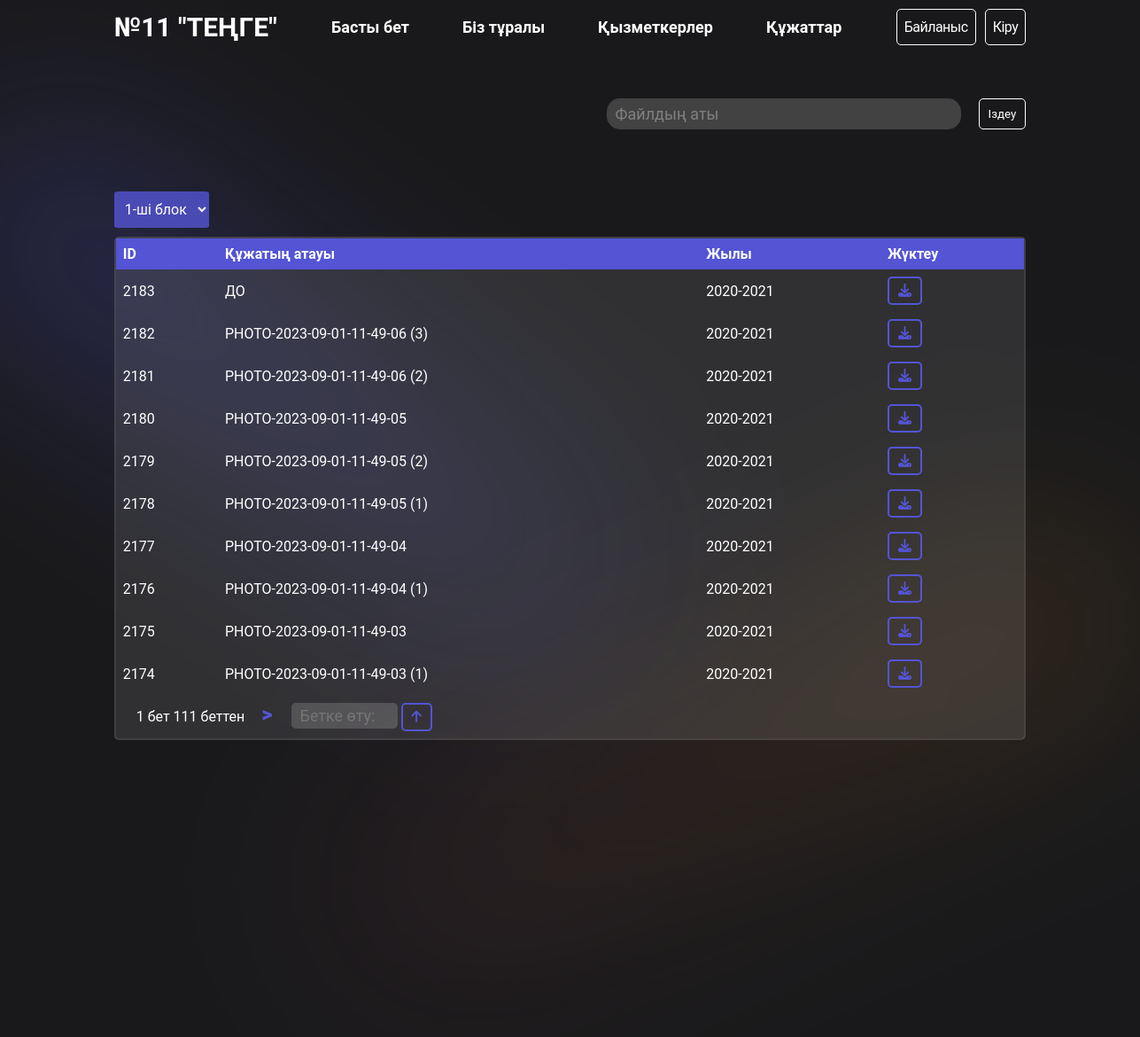
Screenshot of /all_files/ with the database file from the repository.
### app/models.py (models this page shows, shortened)
class File(models.Model):
    year_choices = [('2020-2021', '2020-2021'),
                    ('2021-2022', '2021-2022'),
                    ('2022-2023', '2022-2023'),
                    ('2023-2024', '2023-2024')]
    tag_choices = [
        ('common', 'Анықталмаған'),
        ('','Жалпы'),
        ('schedule', 'Кесте'),
        ('course', 'Курс'),
        ('methodist_cyclogram', 'Әдіскер циклограмасы'),
        ('mad', 'МАД'),
        ('methodist_monitoring', 'Әдіскер мониторинг'),
        ('personal_development_map', 'Жеке даму картасы'),
        ('monitoring', 'Мониторинг'),
        ('group_cyclogram', 'Топтың циклограммасы'),
        ('year_plan', 'Жалдық жоспар'),
        ('gpp', 'Топтардың перспективалық жоспарлары'),
        ('about', 'Біз туралы'),
        ('2020-2021 ж', '2020-2021 ж'),
        ('2020-2021 ж жеке даму картасы', '2020-2021 ж жеке даму картасы'),
        ('2020-2021 ж Индикаторлар', '2020-2021 ж Индикаторлар'),
        ('№1 Балбөбек тобы', '№1 Балбөбек тобы'),
        ('№2 Еркелер тобы', '№2 Еркелер тобы'),
        ('№3 Ботақан тобы', '№3 Ботақан тобы'),
        ('№4 Құлыншақ тобы', '№4 Құлыншақ тобы'),
        ('2022-2023 ж жеке даму картасы', '2022-2023 ж жеке даму картасы'),
        ('№3 Ботақан 2021-2022жыл переспективалық жоспар',
         '№3 Ботақан 2021-2022жыл переспективалық жоспар'),
        ('МАД топ мониторинг', 'МАД топ мониторинг'),
        ('Тәрбиеленушілердің топқа бөліну саны',
         'Тәрбиеленушілердің топқа бөліну саны'),
        ('№10 Балдаурен  2022-2023 ж циклограммалары',
         '№10 Балдаурен  2022-2023 ж циклограммалары'),
        ('№ 6 Бүлдіршін тобы 2022-2023 ж Циклограмма',
         '№ 6 Бүлдіршін тобы 2022-2023 ж Циклограмма'),
        ('9 Жасұлан тобы', '9 Жасұлан тобы'),
        ('№5 Балапан 2020-2021 ж циклограммалары',
         '№5 Балапан 2020-2021 ж циклограммалары'),
        ('№5 Балапан тобы', '№5 Балапан тобы'),
        ('2022-2023 ж пән жетекшісінің циклограммалары',
         '2022-2023 ж пән жетекшісінің циклограммалары'),
        ('Бөбекжайдың 2020-21ж, 2021-22ж, 2022-23ж  жылдық жоспарлары',
         'Бөбекжайдың 2020-21ж, 2021-22ж, 2022-23ж  жылдық жоспарлары'),
        ('2021-2022 ж Пән жетекшілер перспективалық жоспар',
         '2021-2022 ж Пән жетекшілер перспективалық жоспар'),
        ('№2 Еркелер тобы 2020-2021ж циклограммалары',
         '№2 Еркелер тобы 2020-2021ж циклограммалары'),
        ('Балалар контингенті 2021-2022ж', 'Балалар контингенті 2021-2022ж'),
        ('№9 Жасұлан 2022-2023 ж циклограмма',
         '№9 Жасұлан 2022-2023 ж циклограмма'),
        ('Әдіскер мониторинг 2022-23ж', 'Әдіскер мониторинг 2022-23ж'),
        ('№4 Құлыншақ тобы', '№4 Құлыншақ тобы'),
        ('№1 Балбөбек тобы 2022-2023 ж циклограммалары',
         '№1 Балбөбек тобы 2022-2023 ж циклограммалары'),
        ('2020-2021 ж жеке даму картасы', '2020-2021 ж жеке даму картасы'),
        ('№2 Еркелер 2021-2022 циклограмма', '№2 Еркелер 2021-2022 циклограмма'),
        ('Ән тех карта кіші,ортаңғы топ 2021-2022ж',
         'Ән тех карта кіші,ортаңғы топ 2021-2022ж'),
        ('№3 Ботақан топ циклограмма 2020-2021ж',
         '№3 Ботақан топ циклограмма 2020-2021ж'),
        ('Әдіскер мониторинг', 'Әдіскер мониторинг'),
        ('диплом', 'диплом'),
        ('Әдіскер циклограмма 2022-2023ж', 'Әдіскер циклограмма 2022-2023ж'),
        ('№ 5 Балапан тобы 2022-2023 ж циклограмма',
         '№ 5 Балапан тобы 2022-2023 ж циклограмма'),
        ('2022-2023 ж Индикаторлар', '2022-2023 ж Индикаторлар'),
        ('№7 Жұлдыздар тобы', '№7 Жұлдыздар тобы'),
        ('Балалар контингенті 2022-2023ж', 'Балалар контингенті 2022-2023ж'),
        ('Айлық жоспар 2020-2021ж', 'Айлық жоспар 2020-2021ж'),
        ('5 Балапан тобы', '5 Балапан тобы'),
        ('№6 Бүлдіршін тобы', '№6 Бүлдіршін тобы'),
        ('№12 Гүлдер тобы 2022-2023 ж циклограммалары',
         '№12 Гүлдер тобы 2022-2023 ж циклограммалары'),
        ('Балабақша күн тәртібі', 'Балабақша күн тәртібі'),
        ('№6 Бүлдіршін 2020-2021 ж циклограммалары',
         '№6 Бүлдіршін 2020-2021 ж циклограммалары'),
        ('№ 10 Балдаурен тобы 2021-2022 циклограмма',
         '№ 10 Балдаурен тобы 2021-2022 циклограмма'),
        ('2020-2021 ж циклограммалары', '2020-2021 ж циклограммалары'),
        ('дене шынықтыру 2021-2022 ж тех карта',
         'дене шынықтыру 2021-2022 ж тех карта'),
        ('№1 Балбөбек тобы циклограмма 2021-2022',
         '№1 Балбөбек тобы циклограмма 2021-2022'),
        ('№11  Қызғалдақ 2021-2022 ж циклограмма',
         '№11  Қызғалдақ 2021-2022 ж циклограмма'),
        ('Сабақ кесте 2020-2021ж', 'Сабақ кесте 2020-2021ж'),
        ('10 Балдаурен', '10 Балдаурен'),
        ('№9 Жасұлан тобы', '№9 Жасұлан тобы'),
        ('3 Ботақан тобы', '3 Ботақан тобы'),
        ('Айлық жоспар 2021-2022ж', 'Айлық жоспар 2021-2022ж'),
        ('№9 Жасұлан 2021-2022 ж циклограмма',
         '№9 Жасұлан 2021-2022 ж циклограмма'),
        ('№4 Құлыншақ тобы циклограмма', '№4 Құлыншақ тобы циклограмма'),
        ('2022-2023 оқу жылының циклограммалары',
         '2022-2023 оқу жылының циклограммалары'),
        ('№ 4 Құлыншақ 2022-2023 ж циклограммалары',
         '№ 4 Құлыншақ 2022-2023 ж циклограммалары'),
        ('2022-2023 о,ж  би маманының циклограммалары',
         '2022-2023 о,ж  би маманының циклограммалары'),
        ('Педагогтер туралы мәлімет', 'Педагогтер туралы мәлімет'),
        ('№2 Еркелер  циклограмма  2020-21 ж',
         '№2 Еркелер  циклограмма  2020-21 ж'),
        ('2020-2021 ж перспективалық жоспар', '2020-2021 ж перспективалық жоспар'),
        ('Педагогтердің марапаттары', 'Педагогтердің марапаттары'),
        ('1 Балбөбек тобы', '1 Балбөбек тобы'),
        ('11 Қызғалдақ тобы', '11 Қызғалдақ тобы'),
        ('2021-2022ж Жеке даму картасы', '2021-2022ж Жеке даму картасы'),
        ('2022-2023 ж Ән саз маманы циклограммалары',
         '2022-2023 ж Ән саз маманы циклограммалары'),
        ('№3 Ботақан тобы 2020-2021 ж циклограммалары',
         '№3 Ботақан тобы 2020-2021 ж циклограммалары'),
        ('№3 Ботақан  2021-2022 ж Циклограмма',
         '№3 Ботақан  2021-2022 ж Циклограмма'),
        ('2021-2022 ж перспективалық жоспар', '2021-2022 ж перспективалық жоспар'),
        ('Сабақ кесте 2022-2023ж', 'Сабақ кесте 2022-2023ж'),
        ('№1 Балбөбек циклограмма 2020-21ж', '№1 Балбөбек циклограмма 2020-21ж'),
        ('№10 Балдаурен тобы', '№10 Балдаурен тобы'),
        ('12 Гүлдер', '12 Гүлдер'),
        ('Дене шынықтыру ортаңғы топ 2021-22ж',
         'Дене шынықтыру ортаңғы топ 2021-22ж'),
        ('Дене шынықтыру 2022-2023ж  циклограммалары',
         'Дене шынықтыру 2022-2023ж  циклограммалары'),
        ('№8 Аққу тобы', '№8 Аққу тобы'),
        ('№2 Еркелер тобы', '№2 Еркелер тобы'),
        ('№11 Қызғалдақ тобы циклограммалары',
         '№11 Қызғалдақ тобы циклограммалары'),
        ('2022-2023 ж перспективалық жоспары',
         '2022-2023 ж перспективалық жоспары'),
        ('Жалпы1,2 блок қорытынды мониторинг',
         'Жалпы1,2 блок қорытынды мониторинг'),
        ('№12 Гүлдер тобы', '№12 Гүлдер тобы'),
        ('Ән тех карта ересек МАД топтар 2021-2022ж',
         'Ән тех карта ересек МАД топтар 2021-2022ж'),
        ('2020-2021 ж', '2020-2021 ж'),
        ('№9 Жасұлан 2020-2021 ж циклограмма',
         '№9 Жасұлан 2020-2021 ж циклограмма'),
        ('№8 Аққу 2020-2021 ж циклограмма', '№8 Аққу 2020-2021 ж циклограмма'),
        ('Педагогтардың санаттары', 'Педагогтардың санаттары'),
        ('Әдіскер циклограмма 2021-2022ж', 'Әдіскер циклограмма 2021-2022ж'),
        ('№1 Балбөбек тобы', '№1 Балбөбек тобы'),
        ('2020-2021 пән жетекшісі перспективалық жоспар',
         '2020-2021 пән жетекшісі перспективалық жоспар'),
        ('№5 Балапан 2021-2022 жциклограмма', '№5 Балапан 2021-2022 жциклограмма'),
        ('№2 Еркелер 2022-2023 ж циклограммалар',
         '№2 Еркелер 2022-2023 ж циклограммалар'),
        ('Сабақ кесте 2021-2022ж', 'Сабақ кесте 2021-2022ж'),
        ('№1 Балбөбек тобы 2020-2021 ж циклограммалары',
         '№1 Балбөбек тобы 2020-2021 ж циклограммалары'),
        ('№3 Ботақан тобы', '№3 Ботақан тобы'),
        ('№2 Еркелер 2021-2022 ж переспективалық жоспар',
         '№2 Еркелер 2021-2022 ж переспективалық жоспар'),
        ('№14 Айгөлек 2021-2022 ж циклограмма',
         '№14 Айгөлек 2021-2022 ж циклограмма'),
        ('Пән жетекшілер тех карта 2021-2022 ж',
         'Пән жетекшілер тех карта 2021-2022 ж'),
        ('Ән техкарта кіші ортаңғы,ересек,МАД топтар 2020-2021ж',
         'Ән техкарта кіші ортаңғы,ересек,МАД топтар 2020-2021ж'),
        ('Әдіскер циклограмма 2020-2021ж', 'Әдіскер циклограмма 2020-2021ж'),
        ('4 Құлыншақ  тобы', '4 Құлыншақ  тобы'),
        ('№11 Қызғалдақ тобы', '№11 Қызғалдақ тобы'),
        ('Әдіскер мониторинг 2021-22ж', 'Әдіскер мониторинг 2021-22ж'),
        ('2020-2021 ж пән жетекшілердің тех карта',
         '2020-2021 ж пән жетекшілердің тех карта'),
        ('Тәрбиеленушілер жетістіктері', 'Тәрбиеленушілер жетістіктері'),
        ('Балалар контингенті 2020-2021ж', 'Балалар контингенті 2020-2021ж'),
        ('2 Еркелер  тобы', '2 Еркелер  тобы'),
        ('№10 Балдаурен 2020-2021 ж циклограмма',
         '№10 Балдаурен 2020-2021 ж циклограмма'),
        ('№3 Ботақан 2022-2023 ж  циклограммалары',
         '№3 Ботақан 2022-2023 ж  циклограммалары'),
        ('14 Айгөлек', '14 Айгөлек'),
        ('Сапалық құрам 2020-2023ж аралығы', 'Сапалық құрам 2020-2023ж аралығы'),
        ('Вариативтік компонент 2021-2022', 'Вариативтік компонент 2021-2022'),
        ('№ 12  Гүлдер тобы циклограмма 2021-2022',
         '№ 12  Гүлдер тобы циклограмма 2021-2022'),
        ('Дене шынықтыру  тех карта 2020-2021 ж',
         'Дене шынықтыру  тех карта 2020-2021 ж'),
        ('2022-2023 ж дене шынықтыру циклограммалары',
         '2022-2023 ж дене шынықтыру циклограммалары'),
        ('Курстан өткен педагогтер', 'Курстан өткен педагогтер'),
        ('10 ай', '10 ай'),
        ('№ 8 Аққу 2021-2022 циклограмма', '№ 8 Аққу 2021-2022 циклограмма'),
        ('№4 Құлыншақ 2021-2022 ж циклограммалары',
         '№4 Құлыншақ 2021-2022 ж циклограммалары'),
        ('Әдіскер мониторинг 2020-2021ж', 'Әдіскер мониторинг 2020-2021ж'),
        ('2022-2023 ж пән жетекшілері перспективалық жоспар',
         '2022-2023 ж пән жетекшілері перспективалық жоспар'),
        ('8 Аққу тобы', '8 Аққу тобы'),
        ('Бөбекжай құжаттары', 'Бөбекжай құжаттары'),]
    name = models.CharField(max_length=255)
    file = models.FileField(upload_to='pdf/', max_length=255)
    tag = models.CharField(
        max_length=100, default='common', choices=tag_choices)
    year = models.CharField(max_length=10, choices=year_choices)
    block = models.CharField(max_length=10, choices=block_choices)

### app/views.py (the view)
# urls.py: path('all_files/', AllFiles.as_view(template_name='all_files.html'),
class AllFiles(generic.ListView):
    model = File
    template_name = 'all_files.html'
    context_object_name = 'files'
    paginate_by = 10
    def get_queryset(self):
        queryset = File.objects.filter(tag='common')
        queryset = File.objects.order_by('-id')
        block = self.request.GET.get('block')
        if block:
            queryset = queryset.filter(block=str(block))
        else:
            queryset = queryset.filter(block='1')
        return queryset

### templates/all_files.html (shortened to what this page needs)
{% extends 'base.html' %}
{% block content %}
<div style="display: flex; justify-content: space-between; align-items: center;">
  <select name="block" id="block" class="custom-select">
    <option value="1" {% if request.GET.block == "1" %}selected{% endif %}>1-ші блок</option>
  </select>
</div>
<table>
  <tbody>
    <tr class="table-head">
      <th>ID</th>
      <th>Құжатың атауы</th>
      <th>Жылы</th>
      <th>Жүктеу</th>
    </tr>
    {% for file in files %}
    <tr>
      <td>{{ file.id }}</td>
      <td><a href="{{ file.file.url }}" target="_blank">{{ file.name }}</a></td>
      <td>{{ file.year }}</td>
      <td>
        <a href="{{ file.file.url }}" download> <button><i class="fa-solid fa-download"></i></button></a>
      </td>
    </tr>
    {% endfor %}
    <tr>
      <td class="pagination" colspan="4">
        <span style="margin-inline: 15px;">
          {{page_obj.number}} бет {{page_obj.paginator.num_pages}} беттен
        </span>
        {% if page_obj.has_next %}
        <a
          {% if request.GET.block %}
            href="?block={{request.GET.block}}&page={{page_obj.next_page_number}}"
          {% else %}
            href="?page={{page_obj.next_page_number}}"
          {% endif %}
          style="color: #5454d4;
          text-decoration: none;
          font-size: 24px;
          font-weight: 900;">
          >
        </a>
        {% endif %}
        <span style="margin-inline: 15px;">
          <input placeholder="Бетке өту:" id="exact-page" name="exact-page" min="1" max="{{ page_obj.paginator.num_pages }}">
          <button onclick="goToExactPage()"><i class="fa-solid fa-arrow-up"></i></button>
        </span>
      </td>
    </tr>
  </tbody>
</table>
{% endblock %}

### static/style.css (style rules this page uses)
* { margin: 0; padding: 0; box-sizing: border-box; font-family: "Roboto", sans-serif; }
html { scroll-behavior: smooth; }
body { display: flex; flex-direction: column; height: 100vh; background: #19191b; color: #fff; overflow-x: hidden; }
table { margin: 0; width: 100%; border: 2px solid #6c6c6c75; padding: 0; border-spacing: 0; border-radius: 5px; }
tr > td { padding: 8px; margin: 0; background-color: rgba(255, 255, 255, 0.1); }
th, td { padding: 8px; }
.table-head { color: white; background-color: #5454d4; z-index: 2; }
tr > td > a { text-align: left; color: white; text-decoration: none; }
tbody tr td button { margin: 0; padding: 5px 10px; color: #5454d4; background: none; border-radius: 5px; font-weight: 500; font-size: 15px; border: 2px solid #5454d4; cursor: pointer; }
table { text-align: left; }
.custom-select { color: #fff; outline: none; border: none; background-color: #5454d4cc; padding: 10px 8px; border-radius: 5%; font-size: 16px; cursor: pointer; margin: 10px 0; }
.custom-select > option { background-color: #5454d4cc; }
#exact-page { padding: 4px 10px; font-size: 18px; outline: none; border-radius: 5px; border: none; background-color: #99999951; caret-color: white; color: white; }
.pagination input { width: 120px; }

### rows the page displays
File: id "2183", name "ДО", year "2020-2021"
File: id "2182", name "PHOTO-2023-09-01-11-49-06 (3)", year "2020-2021"
File: id "2181", name "PHOTO-2023-09-01-11-49-06 (2)", year "2020-2021"
File: id "2180", name "PHOTO-2023-09-01-11-49-05", year "2020-2021"
File: id "2179", name "PHOTO-2023-09-01-11-49-05 (2)", year "2020-2021"
File: id "2178", name "PHOTO-2023-09-01-11-49-05 (1)", year "2020-2021"
File: id "2177", name "PHOTO-2023-09-01-11-49-04", year "2020-2021"
File: id "2176", name "PHOTO-2023-09-01-11-49-04 (1)", year "2020-2021"
File: id "2175", name "PHOTO-2023-09-01-11-49-03", year "2020-2021"
File: id "2174", name "PHOTO-2023-09-01-11-49-03 (1)", year "2020-2021"

### other values shown
{{ page_obj.number }} "1"
{{ page_obj.paginator.num_pages }} "111"
